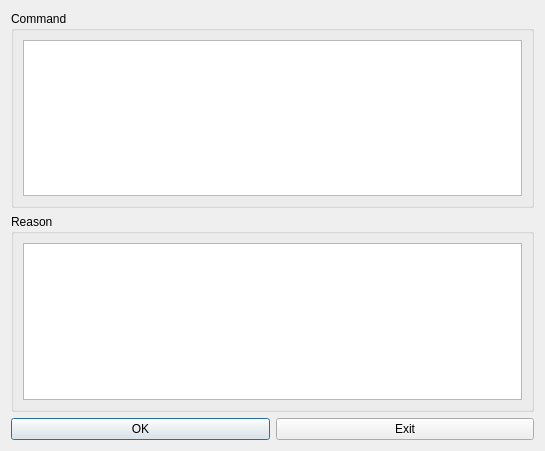
<?xml version="1.0" encoding="UTF-8"?>
<ui version="4.0">
 <class>roleGMDialog</class>
 <widget class="QDialog" name="roleGMDialog">
  <property name="geometry">
   <rect>
    <x>0</x>
    <y>0</y>
    <width>545</width>
    <height>451</height>
   </rect>
  </property>
  <property name="windowTitle">
   <string>GM Command</string>
  </property>
  <layout class="QGridLayout" name="gridLayout">
   <item row="2" column="0">
    <widget class="QPushButton" name="okButton">
     <property name="text">
      <string>OK</string>
     </property>
    </widget>
   </item>
   <item row="2" column="1">
    <widget class="QPushButton" name="exitButton">
     <property name="text">
      <string>Exit</string>
     </property>
    </widget>
   </item>
   <item row="0" column="0" colspan="2">
    <widget class="QGroupBox" name="groupBox_2">
     <property name="minimumSize">
      <size>
       <width>50</width>
       <height>50</height>
      </size>
     </property>
     <property name="title">
      <string>Command</string>
     </property>
     <layout class="QGridLayout" name="gridLayout_2">
      <item row="0" column="0">
       <widget class="QTextEdit" name="textEdit"/>
      </item>
     </layout>
    </widget>
   </item>
   <item row="1" column="0" colspan="2">
    <widget class="QGroupBox" name="groupBox">
     <property name="minimumSize">
      <size>
       <width>0</width>
       <height>50</height>
      </size>
     </property>
     <property name="title">
      <string>Reason</string>
     </property>
     <layout class="QGridLayout" name="gridLayout_3">
      <item row="0" column="0">
       <widget class="QTextEdit" name="textEdit_2"/>
      </item>
     </layout>
    </widget>
   </item>
  </layout>
 </widget>
 <resources/>
 <connections/>
</ui>
